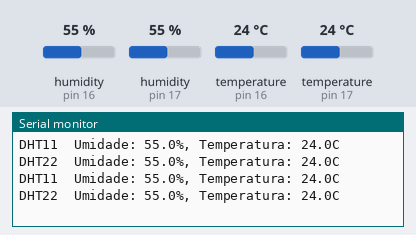
Recording of a sketch running on a simulated Arduino Uno, built with avr-gcc and run on an emulated ATmega328P. Parts: the last lines printed to the serial monitor. Inputs (shaded band) come from the test bench; at power-on: humidity (sensors on pin 16, pin 17) 55 %, temperature (sensors on pin 16, pin 17) 24 °C.

Above: at 3.8 s.
3.9 s: humidity (sensor on pin 16) set to 22 %
At 6.9 s:
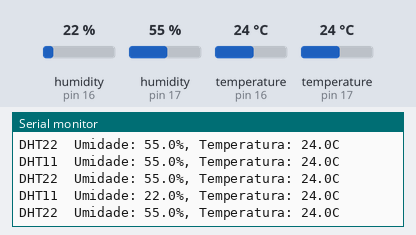
7.8 s: humidity (sensor on pin 17) set to 22 %
At 10.4 s:
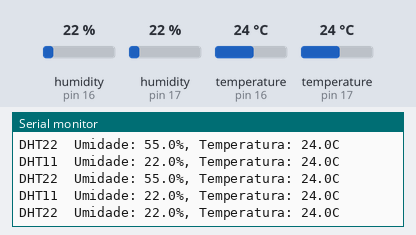
11.7 s: temperature (sensor on pin 16) set to 12 °C
At 12.5 s:
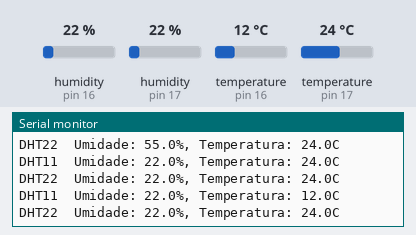
15.6 s: temperature (sensor on pin 17) set to 12 °C
At 19.2 s:
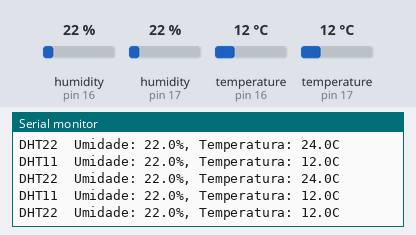
19.5 s: humidity (sensor on pin 16) set to 40 %
At 21.6 s:
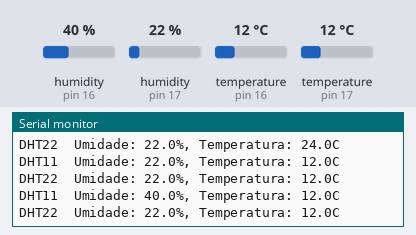
23.4 s: humidity (sensor on pin 17) set to 40 %
At 25.0 s:
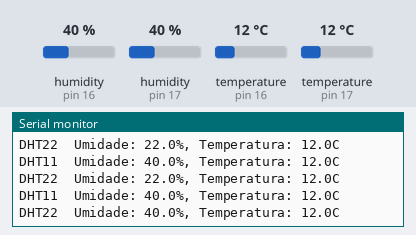
Timing chart, 0 to 26.5 s (numbered marks = the images above; inputs shaded):
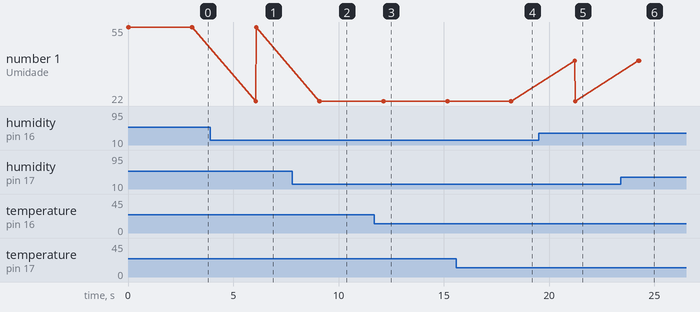

Measured:
- after the input at 3.9 s, the serial monitor: prints a new line after 2.2 s (image 1)
- after the input at 7.8 s, the serial monitor: prints a new line after 1.3 s (image 2)
- after the input at 11.7 s, the serial monitor: prints a new line after 0.42 s (image 3)
- after the input at 15.6 s, the serial monitor: prints a new line after 2.6 s (image 4)
- after the input at 19.5 s, the serial monitor: prints a new line after 1.7 s (image 5)
- after the input at 23.4 s, the serial monitor: prints a new line after 0.87 s (image 6)

The sketch:

dht_arduino.ino
```cpp
// Exemplo com DHT11/DHT22
#include "DHT.h"

// Conexoes dos sensores DHT (-1 se nao usado)
#define PIN_DHT11 16
#define PIN_DHT22 17

#if PIN_DHT11 != -1
DHT dht11(PIN_DHT11, DHT11);
#endif

#if PIN_DHT22 != -1
DHT dht22(PIN_DHT22, DHT22);
#endif

// Iniciacao
void setup() {
  Serial.begin(115200);
  #if PIN_DHT11 != -1
  dht11.begin();
  #endif
  #if PIN_DHT22 != -1
  dht22.begin();
  #endif
}

// Laco Principal
void loop() {
  #if PIN_DHT11 != -1
  Serial.print("DHT11  Umidade: ");
  Serial.print(dht11.readHumidity(), 1);
  Serial.print("%, Temperatura: ");
  Serial.print(dht11.readTemperature(), 1);
  Serial.println("C");
  #endif

  #if PIN_DHT22 != -1
  Serial.print("DHT22  Umidade: ");
  Serial.print(dht22.readHumidity(), 1);
  Serial.print("%, Temperatura: ");
  Serial.print(dht22.readTemperature(), 1);
  Serial.println("C");
  #endif

  delay(3000);
}
```
